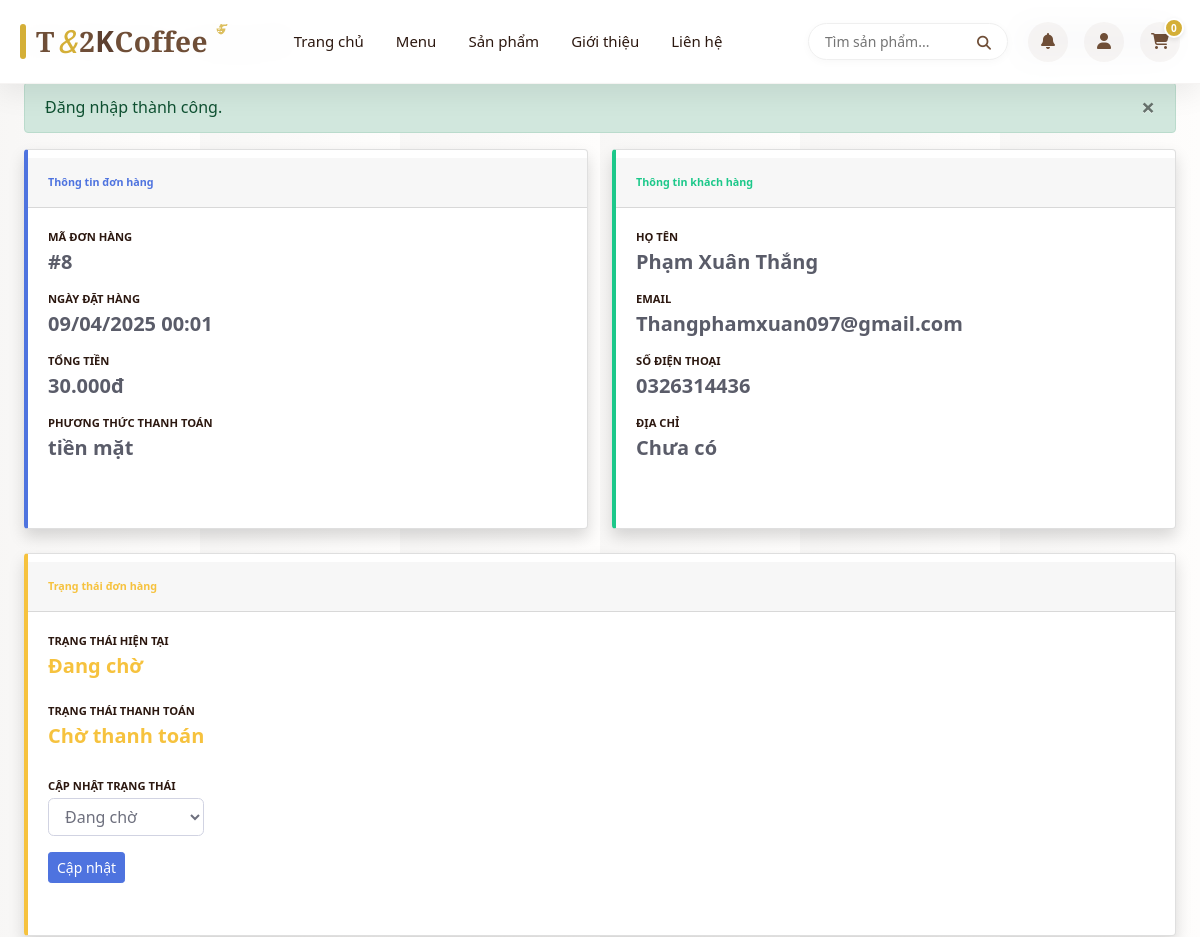
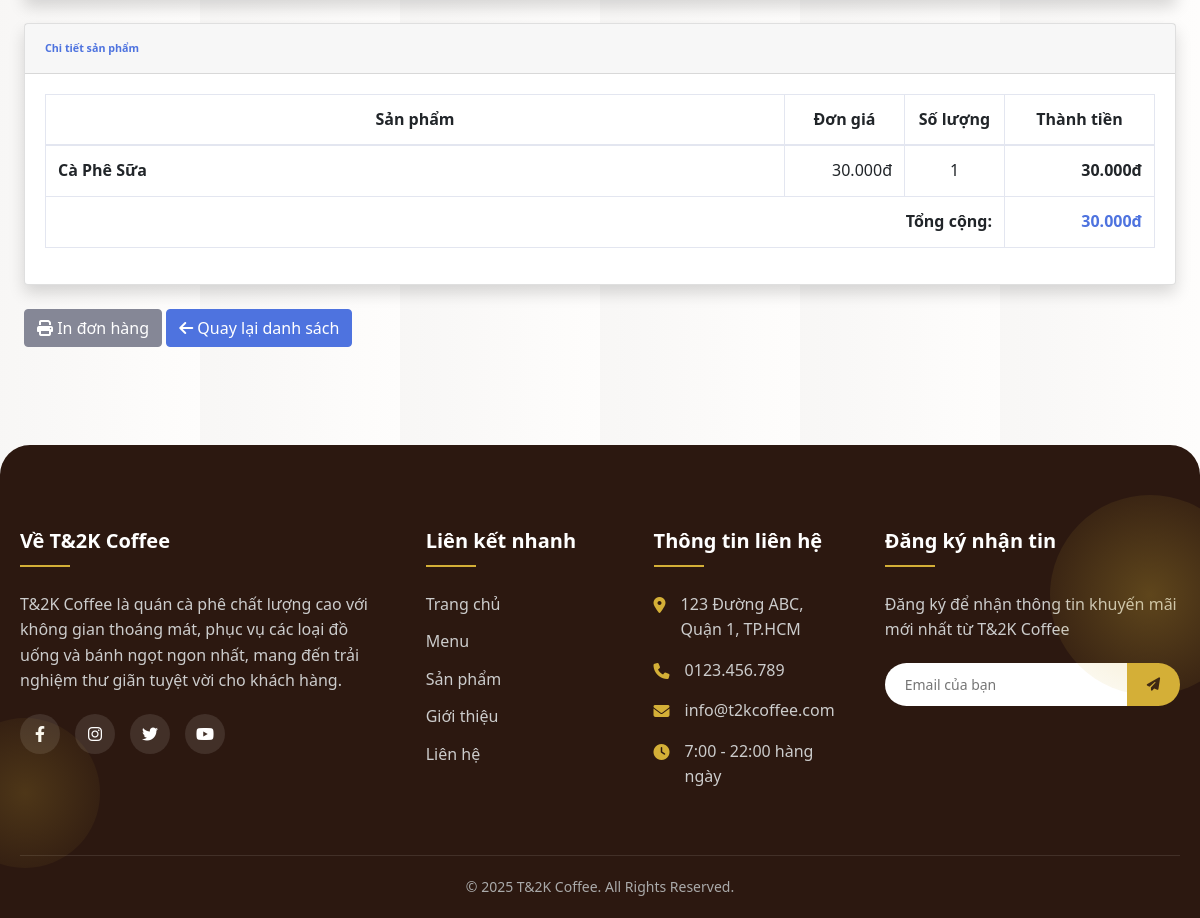
The app's page /orders/view/8 (signed in) with its own data (2 pictures, top to bottom).
### tables this page shows
CREATE TABLE IF NOT EXISTS `orders` (
  `order_id` int NOT NULL AUTO_INCREMENT,
  `user_id` int DEFAULT NULL,
  `order_date` datetime DEFAULT CURRENT_TIMESTAMP,
  `total_amount` decimal(10,2) NOT NULL,
  `status` varchar(20) DEFAULT 'đang chờ',
  `payment_method` varchar(20) DEFAULT 'tiền mặt',
  `payment_status` varchar(20) DEFAULT 'đang chờ',
  `notes` varchar(500) DEFAULT NULL,
  PRIMARY KEY (`order_id`),
  KEY `user_id` (`user_id`),
  CONSTRAINT `orders_ibfk_1` FOREIGN KEY (`user_id`) REFERENCES `users` (`user_id`) ON DELETE RESTRICT
);

CREATE TABLE IF NOT EXISTS `users` (
  `user_id` int NOT NULL AUTO_INCREMENT,
  `username` varchar(50) NOT NULL,
  `password` varchar(255) NOT NULL,
  `email` varchar(100) NOT NULL,
  `full_name` varchar(100) NOT NULL,
  `phone_number` varchar(15) DEFAULT NULL,
  `role` varchar(20) NOT NULL DEFAULT 'khách hàng',
  `created_at` datetime DEFAULT CURRENT_TIMESTAMP,
  `last_login` datetime DEFAULT NULL,
  `status` varchar(20) DEFAULT 'hoạt động',
  PRIMARY KEY (`user_id`),
  UNIQUE KEY `username` (`username`),
  UNIQUE KEY `email` (`email`)
);

CREATE TABLE IF NOT EXISTS `orderitems` (
  `order_item_id` int NOT NULL AUTO_INCREMENT,
  `order_id` int NOT NULL,
  `product_id` int NOT NULL,
  `variant_id` int DEFAULT NULL,
  `quantity` int NOT NULL,
  `unit_price` decimal(10,2) NOT NULL,
  `notes` varchar(255) DEFAULT NULL,
  `created_at` datetime DEFAULT CURRENT_TIMESTAMP,
  PRIMARY KEY (`order_item_id`),
  KEY `order_id` (`order_id`),
  KEY `product_id` (`product_id`),
  KEY `variant_id` (`variant_id`),
  CONSTRAINT `orderitems_ibfk_1` FOREIGN KEY (`order_id`) REFERENCES `orders` (`order_id`) ON DELETE RESTRICT,
  CONSTRAINT `orderitems_ibfk_2` FOREIGN KEY (`product_id`) REFERENCES `products` (`product_id`) ON DELETE RESTRICT,
  CONSTRAINT `orderitems_ibfk_3` FOREIGN KEY (`variant_id`) REFERENCES `productvariants` (`variant_id`) ON DELETE RESTRICT
);

CREATE TABLE IF NOT EXISTS `products` (
  `product_id` int NOT NULL AUTO_INCREMENT,
  `category_id` int NOT NULL,
  `name` varchar(100) NOT NULL,
  `description` varchar(500) DEFAULT NULL,
  `base_price` decimal(10,2) NOT NULL,
  `image_url` varchar(255) DEFAULT NULL,
  `is_available` tinyint(1) DEFAULT '1',
  `is_featured` tinyint(1) DEFAULT '0',
  `created_at` datetime DEFAULT CURRENT_TIMESTAMP,
  `updated_at` datetime DEFAULT NULL,
  PRIMARY KEY (`product_id`),
  KEY `category_id` (`category_id`),
  CONSTRAINT `products_ibfk_1` FOREIGN KEY (`category_id`) REFERENCES `categories` (`category_id`) ON DELETE RESTRICT
);

### app/Models/Order.php (called while the page is built, shortened)
<?php
class Order {
    private $conn;
    private $table_name = "orders";
    public $order_id;
    public function __construct($db) {
        $this->conn = $db;
    }
    public function readOne() {
        $query = "SELECT o.*, u.username, u.email, u.full_name, u.phone_number as phone
                FROM " . $this->table_name . " o
                LEFT JOIN users u ON o.user_id = u.user_id
                WHERE o.order_id = ?
                LIMIT 0,1";
        $stmt = $this->conn->prepare($query);
        $stmt->bindParam(1, $this->order_id);
        $stmt->execute();
        $row = $stmt->fetch(PDO::FETCH_ASSOC);
        if($row) {
            $this->user_id = $row['user_id'];
            $this->order_date = $row['order_date'];
            $this->total_amount = $row['total_amount'];
            $this->status = $row['status'];
            $this->payment_method = $row['payment_method'];
            $this->payment_status = $row['payment_status'];
            $this->notes = $row['notes'];
            return true;
        }
        return false;
    }
    public function getOrderItems($orderId) {
        $query = "SELECT oi.*, p.name, p.image_url, pv.variant_value as size_name
                FROM orderitems oi
                LEFT JOIN products p ON oi.product_id = p.product_id
                LEFT JOIN productvariants pv ON oi.variant_id = pv.variant_id
                WHERE oi.order_id = ?";
        $stmt = $this->conn->prepare($query);
        $stmt->bindParam(1, $orderId);
        $stmt->execute();
        return $stmt->fetchAll(PDO::FETCH_ASSOC);
    }
}

### app/Views/orders/admin_view.php (the view, shortened to what this page needs)
<?php
include_once __DIR__ . '/../../Views/components/header.php';
?>
<div class="container-fluid">
    <div class="d-sm-flex align-items-center justify-content-between mb-4">
        <h1 class="h3 mb-0 text-gray-800">Chi tiết đơn hàng #<?php echo $order['order_id']; ?></h1>
        <a href="/admin/orders" class="d-none d-sm-inline-block btn btn-sm btn-secondary shadow-sm">
        </a>
    </div>
    <?php if (isset($_SESSION['success'])): ?>
    <div class="alert alert-success alert-dismissible fade show" role="alert">
        <?php echo $_SESSION['success']; unset($_SESSION['success']); ?>
        <button type="button" class="close" data-dismiss="alert" aria-label="Close">
            <span aria-hidden="true">&times;</span>
        </button>
    </div>
    <?php endif; ?>
    <div class="row">
        <div class="col-xl-4 col-md-6 mb-4">
            <div class="card border-left-primary shadow h-100 py-2">
                <div class="card-header py-3">
                    <h6 class="m-0 font-weight-bold text-primary">Thông tin đơn hàng</h6>
                </div>
                <div class="card-body">
                    <div class="row no-gutters align-items-center">
                        <div class="col mr-2">
                            <div class="mb-3">
                                <div class="text-xs font-weight-bold text-uppercase mb-1">Mã đơn hàng</div>
                                <div class="h5 mb-0 font-weight-bold text-gray-800">#<?php echo $order['order_id']; ?></div>
                            </div>
                            <div class="mb-3">
                                <div class="text-xs font-weight-bold text-uppercase mb-1">Ngày đặt hàng</div>
                                <div class="h5 mb-0 font-weight-bold text-gray-800"><?php echo date('d/m/Y H:i', strtotime($order['order_date'])); ?></div>
                            </div>
                            <div class="mb-3">
                                <div class="text-xs font-weight-bold text-uppercase mb-1">Tổng tiền</div>
                                <div class="h5 mb-0 font-weight-bold text-gray-800"><?php echo number_format($order['total_amount'], 0, ',', '.'); ?>đ</div>
                            </div>
                            <div class="mb-3">
                                <div class="text-xs font-weight-bold text-uppercase mb-1">Phương thức thanh toán</div>
                                <div class="h5 mb-0 font-weight-bold text-gray-800"><?php echo $order['payment_method']; ?></div>
                            </div>
                        </div>
                    </div>
                </div>
            </div>
        </div>
        <div class="col-xl-4 col-md-6 mb-4">
            <div class="card border-left-success shadow h-100 py-2">
                <div class="card-header py-3">
                    <h6 class="m-0 font-weight-bold text-success">Thông tin khách hàng</h6>
                </div>
                <div class="card-body">
                    <div class="row no-gutters align-items-center">
                        <div class="col mr-2">
                            <?php if (isset($customer)): ?>
                            <div class="mb-3">
                                <div class="text-xs font-weight-bold text-uppercase mb-1">Họ tên</div>
                                <div class="h5 mb-0 font-weight-bold text-gray-800"><?php echo htmlspecialchars($customer['full_name']); ?></div>
                            </div>
                            <div class="mb-3">
                                <div class="text-xs font-weight-bold text-uppercase mb-1">Email</div>
                                <div class="h5 mb-0 font-weight-bold text-gray-800"><?php echo htmlspecialchars($customer['email']); ?></div>
                            </div>
                            <div class="mb-3">
                                <div class="text-xs font-weight-bold text-uppercase mb-1">Số điện thoại</div>
                                <div class="h5 mb-0 font-weight-bold text-gray-800"><?php echo htmlspecialchars($customer['phone_number'] ?? 'Chưa có'); ?></div>
                            </div>
                            <div class="mb-3">
                                <div class="text-xs font-weight-bold text-uppercase mb-1">Địa chỉ</div>
                                <div class="h5 mb-0 font-weight-bold text-gray-800"><?php echo htmlspecialchars($customer['address'] ?? 'Chưa có'); ?></div>
                            </div>
                            <?php else: ?>
                            <div class="text-center">
                                <p class="text-gray-500">Khách hàng không đăng nhập</p>
                            </div>
                            <?php endif; ?>
                        </div>
                    </div>
                </div>
            </div>
        </div>
        <div class="col-xl-4 col-md-12 mb-4">
            <div class="card border-left-warning shadow h-100 py-2">
                <div class="card-header py-3">
                    <h6 class="m-0 font-weight-bold text-warning">Trạng thái đơn hàng</h6>
                </div>
                <div class="card-body">
                    <div class="row no-gutters align-items-center">
                        <div class="col mr-2">
                            <div class="mb-4">
                                <div class="text-xs font-weight-bold text-uppercase mb-1">Trạng thái hiện tại</div>
                                <div class="h5 mb-0 font-weight-bold">
                                    <?php
                                    $status_class = '';
                                    $status_text = '';
                                    switch($order['status']) {
                                        case 'pending':
                                        case 'đang chờ':
                                            $status_class = 'text-warning';
                                            $status_text = 'Đang chờ';
                                            break;
                                    }
                                    ?>
                                    <span class="<?php echo $status_class; ?>"><?php echo $status_text; ?></span>
                                </div>
                            </div>
                            <div class="mb-3">
                                <div class="text-xs font-weight-bold text-uppercase mb-1">Trạng thái thanh toán</div>
                                <div class="h5 mb-0 font-weight-bold">
                                    <?php
                                    $payment_status_class = '';
                                    $payment_status_text = '';
                                    switch($order['payment_status']) {
                                        case 'pending':
                                        case 'đang chờ':
                                            $payment_status_class = 'text-warning';
                                            $payment_status_text = 'Chờ thanh toán';
                                            break;
                                    }
                                    ?>
                                    <span class="<?php echo $payment_status_class; ?>"><?php echo $payment_status_text; ?></span>
                                </div>
                            </div>
                            <form action="/admin/orders/<?php echo $order['order_id']; ?>/status" method="post" class="mt-4">
                                <div class="form-group">
                                    <label for="status" class="text-xs font-weight-bold text-uppercase mb-1">Cập nhật trạng thái</label>
                                    <select class="form-control" id="status" name="status">
                                        <option value="pending" <?php echo ($order['status'] == 'pending' || $order['status'] == 'đang chờ') ? 'selected' : ''; ?>>Đang chờ</option>
                                    </select>
                                </div>
                                <button type="submit" class="btn btn-primary btn-sm">Cập nhật</button>
                            </form>
                        </div>
                    </div>
                </div>
            </div>
        </div>
    </div>
    <div class="card shadow mb-4">
        <div class="card-header py-3">
            <h6 class="m-0 font-weight-bold text-primary">Chi tiết sản phẩm</h6>
        </div>
        <div class="card-body">
            <div class="table-responsive">
                <table class="table table-bordered" width="100%" cellspacing="0">
                    <thead>
                        <tr>
                            <th>Sản phẩm</th>
                            <th width="120">Đơn giá</th>
                            <th width="100">Số lượng</th>
                            <th width="150">Thành tiền</th>
                        </tr>
                    </thead>
                    <tbody>
                        <?php if(isset($order['items']) && !empty($order['items'])): ?>
                            <?php foreach($order['items'] as $item): ?>
                                <tr>
                                    <td>
                                        <div class="d-flex align-items-center">
                                            <div class="product-info">
                                                <strong><?php echo htmlspecialchars($item['name'] ?? 'Không có tên'); ?></strong>
                                            </div>
                                        </div>
                                    </td>
                                    <td class="text-right"><?php echo number_format($item['unit_price'], 0, ',', '.'); ?>đ</td>
                                    <td class="text-center"><?php echo $item['quantity']; ?></td>
                                    <td class="text-right font-weight-bold"><?php echo number_format($item['unit_price'] * $item['quantity'], 0, ',', '.'); ?>đ</td>
                                </tr>
                            <?php endforeach; ?>
                        <?php else: ?>
                            <tr>
                                <td colspan="4" class="text-center">Không có thông tin chi tiết sản phẩm</td>
                            </tr>
                        <?php endif; ?>
                    </tbody>
                    <tfoot>
                        <tr>
                            <td colspan="3" class="text-right font-weight-bold">Tổng cộng:</td>
                            <td class="text-right font-weight-bold text-primary"><?php echo number_format($order['total_amount'], 0, ',', '.'); ?>đ</td>
                        </tr>
                    </tfoot>
                </table>
            </div>
        </div>
    </div>
    <div class="row mb-4">
        <div class="col-12">
            <a href="javascript:window.print();" class="btn btn-secondary">
                <i class="fas fa-print"></i> In đơn hàng
            </a>
            <a href="/admin/orders" class="btn btn-primary">
                <i class="fas fa-arrow-left"></i> Quay lại danh sách
            </a>
        </div>
    </div>
</div>
<?php
include_once __DIR__ . '/../../Views/components/footer.php';
?>

### public/css/header.css (style rules this page uses)
:root { --primary: #6F4E37; --primary-dark: #5D4030; --primary-light: #8B6D4E; --secondary: #C0A080; --accent: #D4AF37; --accent-hover: #BF9C30; --dark: #2C1810; --light: #F9F6F2; --white: #FFFFFF; --gray: #EFEFEF; --gray-dark: #D8D8D8; --shadow: 0 8px 30px rgba(0, 0, 0, 0.08); --transition: all 0.3s cubic-bezier(0.25, 0.8, 0.25, 1); --rounded-sm: 4px; --rounded-md: 8px; --rounded-lg: 16px; }
* { margin: 0; padding: 0; box-sizing: border-box; font-family: 'Segoe UI', Tahoma, Geneva, Verdana, sans-serif; }
body { background-color: var(--light); color: var(--dark); line-height: 1.6; overflow-x: hidden; background-image: linear-gradient(to right, rgba(247, 247, 247, 0.8), rgba(255, 255, 255, 0.8)), url('/public/images/home/coffee-pattern.png'); background-size: 200px; background-attachment: fixed; }
a { text-decoration: none; color: inherit; }

### records on screen
orders: order_id "8", order_date "09/04/2025 00:01", total_amount "30.000", payment_method "tiền mặt", status "Đang chờ", payment_status "Chờ thanh toán"
users: full_name "Phạm Xuân Thắng", email "Thangphamxuan097@gmail.com", phone_number "0326314436", address "Chưa có"
orderitems: product.name "Cà Phê Sữa", unit_price "30.000", quantity "1", $item['unit_price'] * $item['quantity'] "30.000"

### other values on screen
count($_SESSION['cart']) "0"
$_SESSION['success'] "Đăng nhập thành công."
